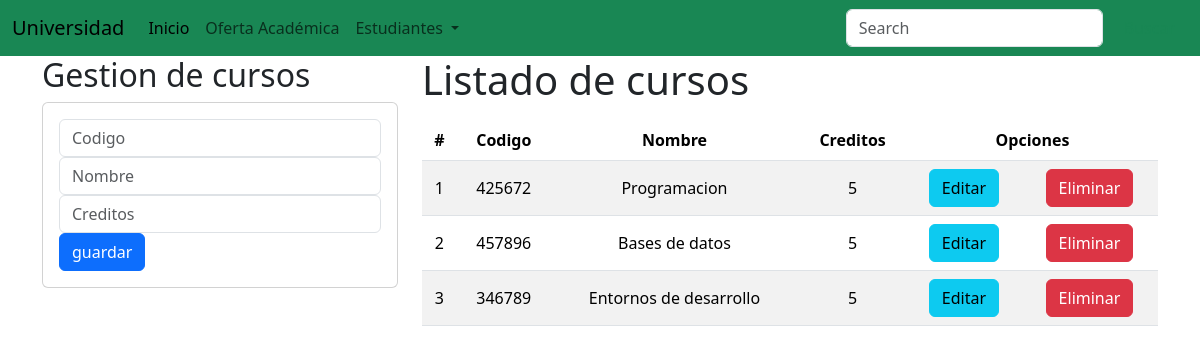
The app's page /, older data.
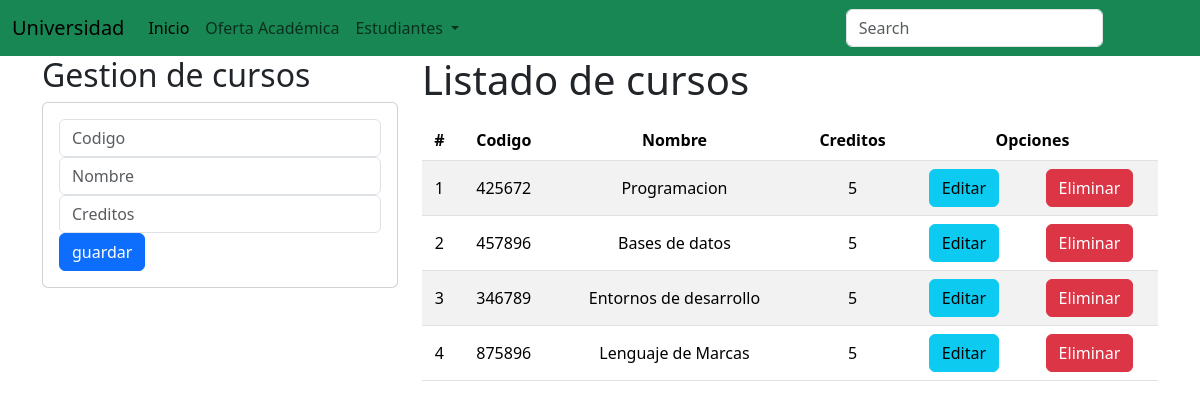
The same page, newer data.
### academico/models.py (models this page shows, shortened)
class Curso(models.Model):
    codigo= models.CharField(primary_key=True, max_length=6)
    nombre=models.CharField(max_length=50)
    creditos= models.PositiveSmallIntegerField()

### academico/views.py (the view)
# urls.py: path('', views.home),
def home(request):
    cursos = Curso.objects.all()
    return render(request, 'gestioncursos.html', {"curso":cursos})

### academico/templates/gestioncursos.html (shortened to what this page needs)
{% extends 'base.html' %}
{% block body%}
<div class="row">
<div class="col-sm-12 col-md-6 col-lg-4 col-xl-4 ">
    <h2>Gestion de cursos</h2>
    <div class="card" >
        <div class="card-body">
            <form action="/registrarCurso/" method="POST">{% csrf_token %}
                <div class="form-group">
                    <input type="text" id="txtCodigo" name="txtCodigo" class="form-control" placeholder="Codigo" minlength="6" maxlength="6" required>
                </div>
                <div class="form-group">
                    <input type="text" id="txtNombre" name="txtNombre" class="form-control " placeholder="Nombre" maxlength="50" required>
                </div>
                <div class="form-group" >
                     <input type="text" id="numCreditos" name="numCreditos" class="form-control " placeholder="Creditos" minlength="1" maxlength="9" value="" required>
                </div>
                <div class="form-group" >
                        <button type="submit" class="btn btn-primary btn-block text-white">
                            guardar
                        </button>
                </div>
            </form>
        </div>
    </div>
</div>
<div class="col-sm-12 col-md-6 col-lg-8 col-xl-8 ">
    <h1>Listado de cursos</h1>
    <div class="table-responsive py-2">
        <table class="table table-striped">
            <thead>
                <tr>
                    <th>#</th>
                    <th>Codigo</th>
                    <th>Nombre</th>
                    <th>Creditos</th>
                    <th colspan="2">Opciones</th>
                </tr>
            </thead>
            <tbody>
                {% for i in curso%}
                <tr>
                    <td>{{forloop.counter}}</td>
                    <td>{{i.codigo}}</td>
                    <td>{{i.nombre}}</td>
                    <td>{{i.creditos}}</td>
                    <td><a href="edicionCurso/{{i.codigo}}" class="btn btn-info"> Editar</a></td>
                    <td><a href="eliminacionCurso/{{i.codigo}}" class="btn btn-danger btnEliminacion"> Eliminar</a></td>
                </tr>
                {% endfor %}
            </tbody>
        </table>
    </div>
</div>
</div>
{% endblock %}

Row changes from the older to the newer data that the page shows:
added Curso: codigo "875896", nombre "Lenguaje de Marcas", creditos "5"
